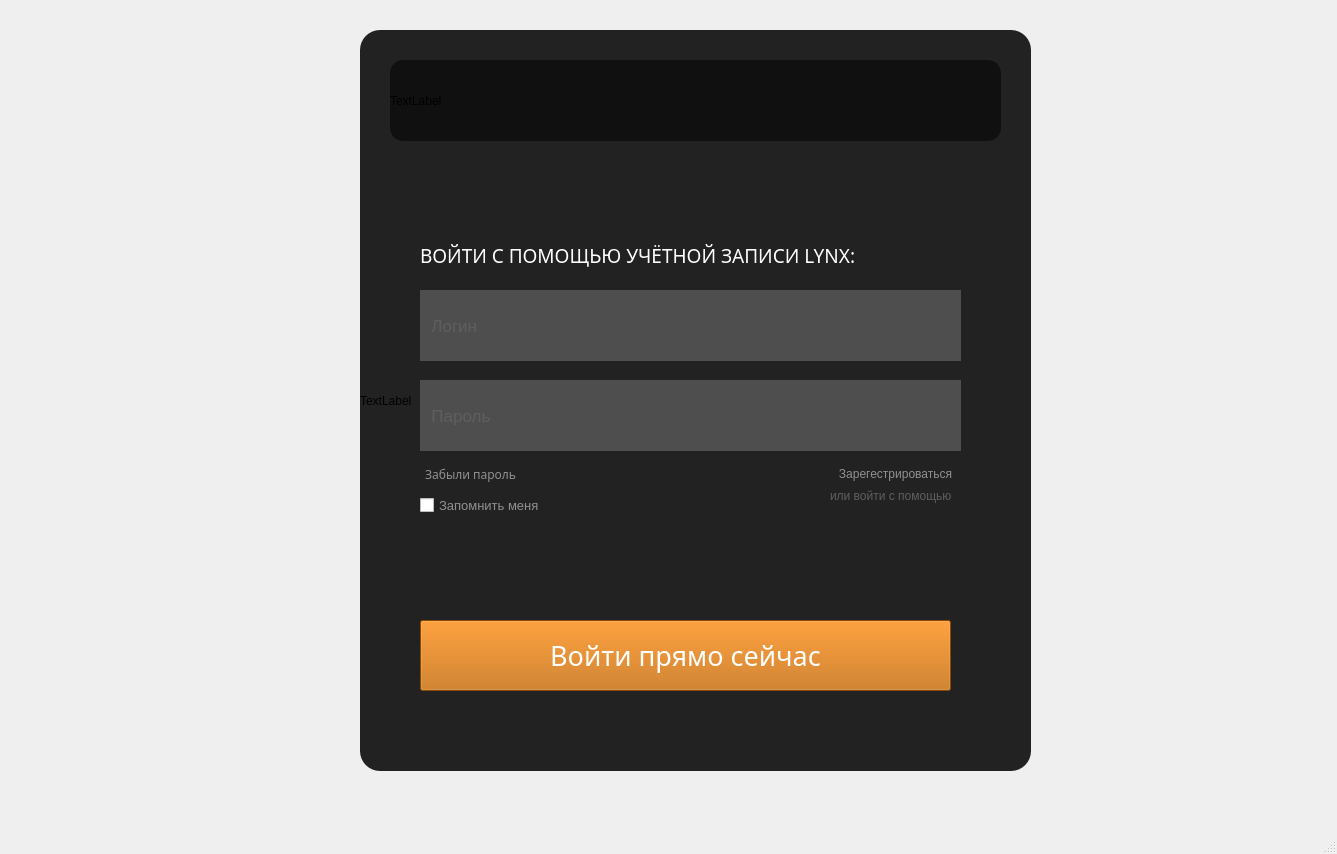
<?xml version="1.0" encoding="UTF-8"?>
<ui version="4.0">
 <class>MainWindow</class>
 <widget class="QMainWindow" name="MainWindow">
  <property name="geometry">
   <rect>
    <x>0</x>
    <y>0</y>
    <width>1337</width>
    <height>854</height>
   </rect>
  </property>
  <property name="windowTitle">
   <string>MainWindow</string>
  </property>
  <widget class="QWidget" name="centralwidget">
   <widget class="QLabel" name="label">
    <property name="geometry">
     <rect>
      <x>-100</x>
      <y>-30</y>
      <width>1441</width>
      <height>860</height>
     </rect>
    </property>
    <property name="font">
     <font>
      <family>Ubuntu</family>
     </font>
    </property>
    <property name="text">
     <string/>
    </property>
    <property name="pixmap">
     <pixmap>../Users/USER/Downloads/Фон.png</pixmap>
    </property>
    <property name="margin">
     <number>-1</number>
    </property>
   </widget>
   <widget class="QLabel" name="label_2">
    <property name="geometry">
     <rect>
      <x>360</x>
      <y>30</y>
      <width>671</width>
      <height>741</height>
     </rect>
    </property>
    <property name="styleSheet">
     <string notr="true">background-color: rgb(34,34,34);
border-radius: 20;
</string>
    </property>
    <property name="text">
     <string>TextLabel</string>
    </property>
   </widget>
   <widget class="QLabel" name="label_3">
    <property name="geometry">
     <rect>
      <x>630</x>
      <y>40</y>
      <width>101</width>
      <height>111</height>
     </rect>
    </property>
    <property name="font">
     <font>
      <pointsize>10</pointsize>
     </font>
    </property>
    <property name="text">
     <string/>
    </property>
    <property name="pixmap">
     <pixmap>../Users/USER/Downloads/DE9hh_WYz9ro5Pn3O6WoN5Wk4yeHHq97rv6K0_TYxqa6dOmTPaco9OXIrgPOeiCu8G3CUgR_YSgy8ZWZQsXNNnwU__1_-removebg-preview.png</pixmap>
    </property>
   </widget>
   <widget class="QLabel" name="label_4">
    <property name="geometry">
     <rect>
      <x>390</x>
      <y>60</y>
      <width>611</width>
      <height>81</height>
     </rect>
    </property>
    <property name="styleSheet">
     <string notr="true">background-color: rgb(16, 16, 16);
border-radius: 13

</string>
    </property>
    <property name="text">
     <string>TextLabel</string>
    </property>
   </widget>
   <widget class="QLineEdit" name="lineEdit">
    <property name="geometry">
     <rect>
      <x>420</x>
      <y>290</y>
      <width>541</width>
      <height>71</height>
     </rect>
    </property>
    <property name="font">
     <font>
      <family>Ubuntu</family>
      <pointsize>13</pointsize>
      <weight>50</weight>
      <bold>false</bold>
     </font>
    </property>
    <property name="styleSheet">
     <string notr="true">background-color: rgb(78,78,78);
border: 10px;
color: rgb(94, 94, 94);
</string>
    </property>
    <property name="text">
     <string>  Логин</string>
    </property>
    <property name="cursorPosition">
     <number>7</number>
    </property>
   </widget>
   <widget class="QLineEdit" name="lineEdit_2">
    <property name="geometry">
     <rect>
      <x>420</x>
      <y>380</y>
      <width>541</width>
      <height>71</height>
     </rect>
    </property>
    <property name="font">
     <font>
      <family>Ubuntu</family>
      <pointsize>13</pointsize>
     </font>
    </property>
    <property name="styleSheet">
     <string notr="true">background-color: rgb(78,78,78);
border: 0px;
color: rgb(94, 94, 94);</string>
    </property>
    <property name="text">
     <string>  Пароль</string>
    </property>
   </widget>
   <widget class="QPushButton" name="pushButton">
    <property name="geometry">
     <rect>
      <x>420</x>
      <y>620</y>
      <width>531</width>
      <height>71</height>
     </rect>
    </property>
    <property name="font">
     <font>
      <family>Intro Demo Black CAPS</family>
      <pointsize>20</pointsize>
     </font>
    </property>
    <property name="styleSheet">
     <string notr="true">background-color: rgb(194, 103, 0);
color: rgb(255, 255, 255);

</string>
    </property>
    <property name="text">
     <string>Войти прямо сейчас</string>
    </property>
   </widget>
   <widget class="QCheckBox" name="checkBox">
    <property name="geometry">
     <rect>
      <x>420</x>
      <y>490</y>
      <width>161</width>
      <height>31</height>
     </rect>
    </property>
    <property name="font">
     <font>
      <pointsize>10</pointsize>
     </font>
    </property>
    <property name="styleSheet">
     <string notr="true">color: rgb(144, 144, 144);
</string>
    </property>
    <property name="text">
     <string>Запомнить меня</string>
    </property>
   </widget>
   <widget class="QLabel" name="label_5">
    <property name="geometry">
     <rect>
      <x>420</x>
      <y>230</y>
      <width>621</width>
      <height>51</height>
     </rect>
    </property>
    <property name="font">
     <font>
      <family>Intro Demo Black CAPS</family>
      <pointsize>14</pointsize>
     </font>
    </property>
    <property name="styleSheet">
     <string notr="true">color: rgb(255, 255, 255);</string>
    </property>
    <property name="text">
     <string>ВОЙТИ С ПОМОЩЬЮ УЧЁТНОЙ ЗАПИСИ LYNX:</string>
    </property>
   </widget>
   <widget class="QPushButton" name="pushButton_2">
    <property name="geometry">
     <rect>
      <x>410</x>
      <y>460</y>
      <width>121</width>
      <height>28</height>
     </rect>
    </property>
    <property name="font">
     <font>
      <family>Ubuntu Medium</family>
     </font>
    </property>
    <property name="styleSheet">
     <string notr="true">background-color: rgb(34,34,34);
color: rgb(144, 144, 144);
border: 0px
</string>
    </property>
    <property name="text">
     <string>Забыли пароль</string>
    </property>
   </widget>
   <widget class="QPushButton" name="pushButton_3">
    <property name="geometry">
     <rect>
      <x>830</x>
      <y>460</y>
      <width>131</width>
      <height>28</height>
     </rect>
    </property>
    <property name="font">
     <font>
      <family>Ubuntu</family>
     </font>
    </property>
    <property name="styleSheet">
     <string notr="true">background-color: rgb(34,34,34);
color: rgb(144, 144, 144);
border: 0px</string>
    </property>
    <property name="text">
     <string>Зарегестрироваться</string>
    </property>
   </widget>
   <widget class="QLabel" name="label_6">
    <property name="geometry">
     <rect>
      <x>830</x>
      <y>480</y>
      <width>231</width>
      <height>31</height>
     </rect>
    </property>
    <property name="font">
     <font>
      <family>Ubuntu</family>
     </font>
    </property>
    <property name="styleSheet">
     <string notr="true">color: rgb(94, 94, 94);</string>
    </property>
    <property name="text">
     <string>или войти с помощью</string>
    </property>
   </widget>
   <zorder>label</zorder>
   <zorder>label_2</zorder>
   <zorder>label_4</zorder>
   <zorder>label_3</zorder>
   <zorder>lineEdit</zorder>
   <zorder>lineEdit_2</zorder>
   <zorder>pushButton</zorder>
   <zorder>checkBox</zorder>
   <zorder>label_5</zorder>
   <zorder>pushButton_2</zorder>
   <zorder>pushButton_3</zorder>
   <zorder>label_6</zorder>
  </widget>
  <widget class="QMenuBar" name="menubar">
   <property name="geometry">
    <rect>
     <x>0</x>
     <y>0</y>
     <width>1337</width>
     <height>26</height>
    </rect>
   </property>
  </widget>
  <widget class="QStatusBar" name="statusbar"/>
 </widget>
 <resources/>
 <connections/>
</ui>
